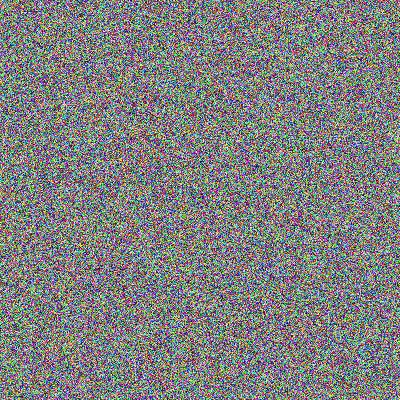
#> input picture Exercícios/Ficha 6/images/imageArt.jpg, 400 x 400 px, found by its file name
$ python ex4.py
#> lines starting #> are read from the running program, lines starting #| are printed output that depends on the picture
from PIL import Image

path_images = ".\\images\\"

def imageGrayScale():
    imagem=Image.open(path_images+"imageArt.jpg")
#> imagem is the input picture: PIL image 400x400 RGB; mean R, G, B 127.3, 127.4, 127.6
    pixel_map=imagem.load()

    for i in range(imagem.width):
        for j in range(imagem.height):
            p = pixel_map[i,j]
            red = p[0]
            green = p[1]
            blue = p[2]
            red = green = blue = int(0.299 * red + 0.587 * green + 0.144 * blue)
            pixel_map[i,j] = (red, green, blue)
    imagem.show()
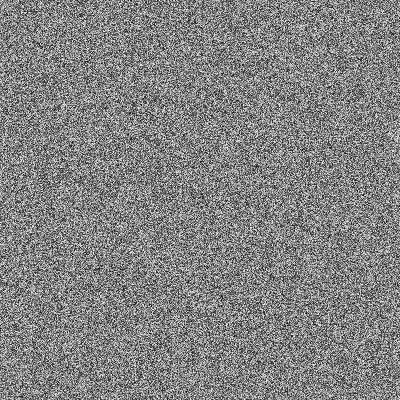
#> shown: PIL image 400x400 RGB; min 0, max 255, mean 130.7
    imagem.save(path_images+'grayscale.jpg')

imageGrayScale()
